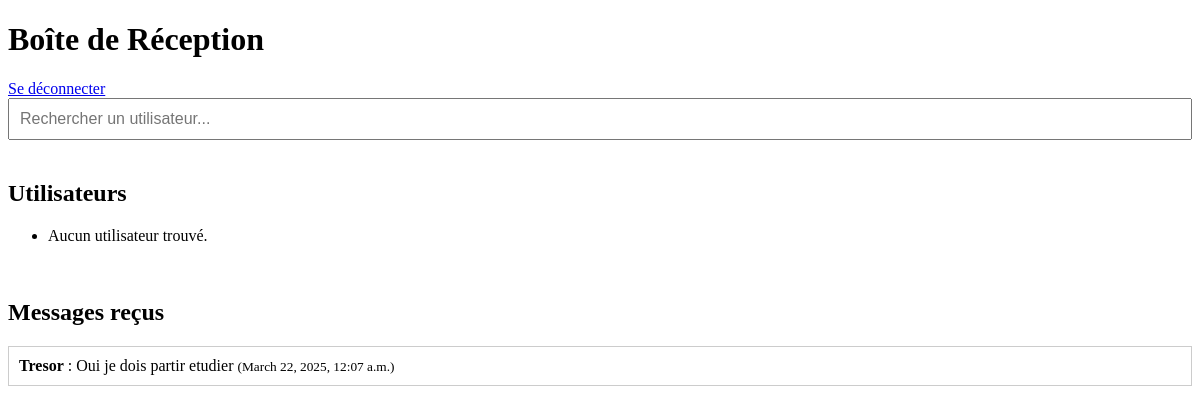
Before: /messagerie/inbox/ (signed in) with the older database file.
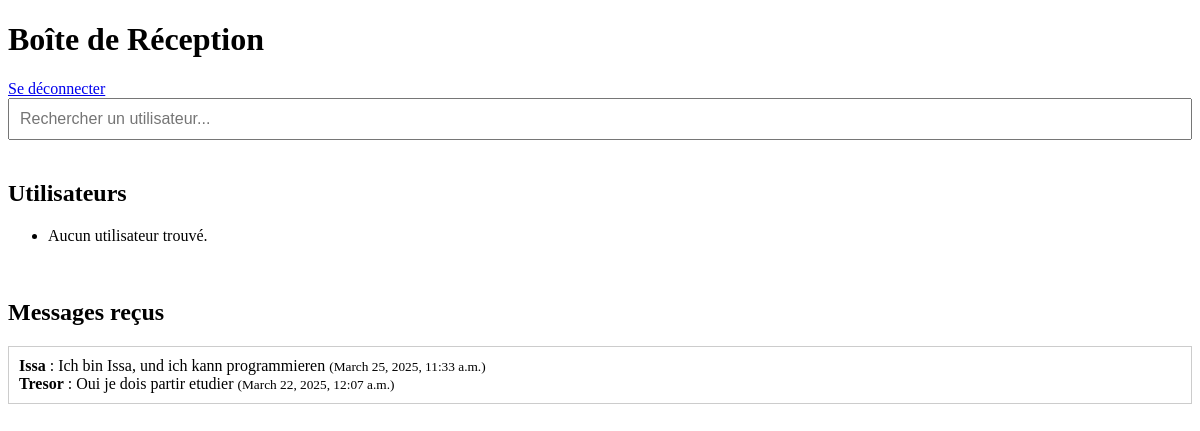
After: the same page with the newer database file.
### messagerie/models.py (models this page shows, shortened)
class Message(models.Model):
    sender = models.ForeignKey(User, related_name='sent_messages', on_delete=models.CASCADE)
    receiver = models.ForeignKey(User, related_name='received_messages', on_delete=models.CASCADE)
    content = models.TextField()
    created_at = models.DateTimeField(auto_now_add=True)
    is_read = models.BooleanField(default=False)

### messagerie/views.py (the view)
# urls.py: path('inbox/', views.inbox, name='inbox'),
def inbox(request):
    messages_reçus = Message.objects.filter(receiver=request.user).order_by('-created_at')
    search_query = request.GET.get('search', '')
    if search_query:
        users = User.objects.filter(username__icontains=search_query).exclude(id=request.user.id)  # Ignorer l'utilisateur connecté
    else:
        users = []  # Si aucune recherche n'est faite, ne rien afficher
    return render(request, 'messagerie/inbox.html', {
        'messages_reçus': messages_reçus,
        'users': users,  # Utilisateurs correspondant à la recherche
        'search_query': search_query,  # La recherche effectuée
    })

### messagerie/templates/messagerie/inbox.html (shortened to what this page needs)
<!DOCTYPE html>
<html lang="fr">
<head>
</head>
<body>
    <h1>Boîte de Réception</h1>
    <a href="{% url 'logout' %}" class="logout-btn">Se déconnecter</a>
    <form method="get" action="{% url 'inbox' %}">
        <input type="text" name="search" class="search-bar" placeholder="Rechercher un utilisateur..." value="{{ request.GET.search }}">
    </form>
    <h2>Utilisateurs</h2>
    <ul>
        {% for user in users %}
            <li>
                <a href="{% url 'envoyer_message' receiver_id=user.id %}">{{ user.username }}</a>
            </li>
        {% empty %}
            <li>Aucun utilisateur trouvé.</li>
        {% endfor %}
    </ul>
    <br>
    <h2>Messages reçus</h2>
    <div class="messages">
        {% for message in messages_reçus %}
            <div>
                <strong>{{ message.sender.username }}</strong> : {{ message.content }} <small>({{ message.created_at }})</small>
            </div>
        {% empty %}
            <p>Aucun message reçu.</p>
        {% endfor %}
    </div>
</body>
</html>

### messagerie/templates/messagerie/inbox.html (style rules this page uses)
.messages { max-height: 400px; overflow-y: auto; border: 1px solid #ccc; margin-bottom: 10px; padding: 10px; }
.search-bar { margin-bottom: 20px; padding: 10px; width: 100%; box-sizing: border-box; font-size: 16px; }

Changed rows visible on the page:
added Message: sender.username "Issa", content "Ich bin Issa, und ich kann programmieren", created_at "March 25, 2025, 11:33 a.m."
